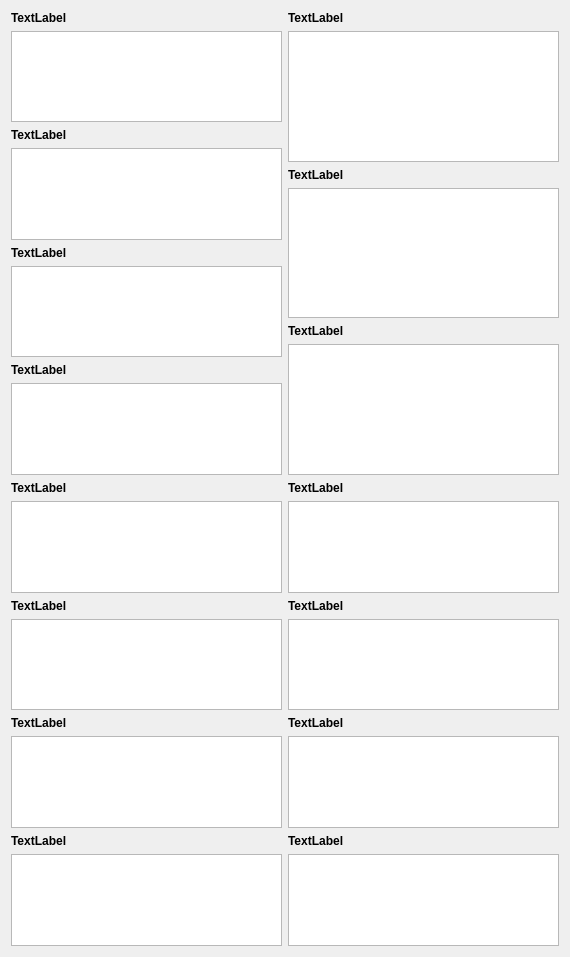
<?xml version="1.0" encoding="UTF-8"?>
<ui version="4.0">
 <class>BaseWidgets::Internal::BaseFormWidget</class>
 <widget class="QWidget" name="BaseWidgets::Internal::BaseFormWidget">
  <property name="geometry">
   <rect>
    <x>0</x>
    <y>0</y>
    <width>570</width>
    <height>957</height>
   </rect>
  </property>
  <property name="windowTitle">
   <string/>
  </property>
  <layout class="QGridLayout" name="gridLayout">
   <item row="0" column="0">
    <layout class="QVBoxLayout" name="verticalLayout">
     <item>
      <widget class="QLabel" name="hematoLabel">
       <property name="font">
        <font>
         <weight>75</weight>
         <bold>true</bold>
        </font>
       </property>
       <property name="text">
        <string>TextLabel</string>
       </property>
      </widget>
     </item>
     <item>
      <widget class="QListView" name="hemato_exo">
       <property name="alternatingRowColors">
        <bool>true</bool>
       </property>
       <property name="verticalScrollMode">
        <enum>QAbstractItemView::ScrollPerPixel</enum>
       </property>
       <property name="horizontalScrollMode">
        <enum>QAbstractItemView::ScrollPerPixel</enum>
       </property>
      </widget>
     </item>
     <item>
      <widget class="QLabel" name="electroLabel">
       <property name="font">
        <font>
         <weight>75</weight>
         <bold>true</bold>
        </font>
       </property>
       <property name="text">
        <string>TextLabel</string>
       </property>
      </widget>
     </item>
     <item>
      <widget class="QListView" name="electrolytes_exo">
       <property name="alternatingRowColors">
        <bool>true</bool>
       </property>
       <property name="verticalScrollMode">
        <enum>QAbstractItemView::ScrollPerPixel</enum>
       </property>
       <property name="horizontalScrollMode">
        <enum>QAbstractItemView::ScrollPerPixel</enum>
       </property>
      </widget>
     </item>
     <item>
      <widget class="QLabel" name="protLabel">
       <property name="font">
        <font>
         <weight>75</weight>
         <bold>true</bold>
        </font>
       </property>
       <property name="text">
        <string>TextLabel</string>
       </property>
      </widget>
     </item>
     <item>
      <widget class="QListView" name="prots_exo">
       <property name="alternatingRowColors">
        <bool>true</bool>
       </property>
       <property name="verticalScrollMode">
        <enum>QAbstractItemView::ScrollPerPixel</enum>
       </property>
       <property name="horizontalScrollMode">
        <enum>QAbstractItemView::ScrollPerPixel</enum>
       </property>
      </widget>
     </item>
     <item>
      <widget class="QLabel" name="metabLabel">
       <property name="font">
        <font>
         <weight>75</weight>
         <bold>true</bold>
        </font>
       </property>
       <property name="text">
        <string>TextLabel</string>
       </property>
      </widget>
     </item>
     <item>
      <widget class="QListView" name="metabolic_exo">
       <property name="alternatingRowColors">
        <bool>true</bool>
       </property>
       <property name="verticalScrollMode">
        <enum>QAbstractItemView::ScrollPerPixel</enum>
       </property>
       <property name="horizontalScrollMode">
        <enum>QAbstractItemView::ScrollPerPixel</enum>
       </property>
      </widget>
     </item>
     <item>
      <spacer name="verticalSpacer_2">
       <property name="orientation">
        <enum>Qt::Vertical</enum>
       </property>
       <property name="sizeHint" stdset="0">
        <size>
         <width>20</width>
         <height>40</height>
        </size>
       </property>
      </spacer>
     </item>
    </layout>
   </item>
   <item row="0" column="1">
    <layout class="QVBoxLayout" name="verticalLayout_2">
     <item>
      <widget class="QLabel" name="coagLabel">
       <property name="font">
        <font>
         <weight>75</weight>
         <bold>true</bold>
        </font>
       </property>
       <property name="text">
        <string>TextLabel</string>
       </property>
      </widget>
     </item>
     <item>
      <widget class="QListView" name="coag_exo">
       <property name="verticalScrollBarPolicy">
        <enum>Qt::ScrollBarAlwaysOff</enum>
       </property>
       <property name="alternatingRowColors">
        <bool>true</bool>
       </property>
       <property name="verticalScrollMode">
        <enum>QAbstractItemView::ScrollPerPixel</enum>
       </property>
       <property name="horizontalScrollMode">
        <enum>QAbstractItemView::ScrollPerPixel</enum>
       </property>
      </widget>
     </item>
     <item>
      <widget class="QLabel" name="kidneyLabel">
       <property name="font">
        <font>
         <weight>75</weight>
         <bold>true</bold>
        </font>
       </property>
       <property name="text">
        <string>TextLabel</string>
       </property>
      </widget>
     </item>
     <item>
      <widget class="QListView" name="kidney_exo">
       <property name="alternatingRowColors">
        <bool>true</bool>
       </property>
       <property name="verticalScrollMode">
        <enum>QAbstractItemView::ScrollPerPixel</enum>
       </property>
       <property name="horizontalScrollMode">
        <enum>QAbstractItemView::ScrollPerPixel</enum>
       </property>
      </widget>
     </item>
     <item>
      <widget class="QLabel" name="liverLabel">
       <property name="font">
        <font>
         <weight>75</weight>
         <bold>true</bold>
        </font>
       </property>
       <property name="text">
        <string>TextLabel</string>
       </property>
      </widget>
     </item>
     <item>
      <widget class="QListView" name="liver_exo">
       <property name="alternatingRowColors">
        <bool>true</bool>
       </property>
       <property name="verticalScrollMode">
        <enum>QAbstractItemView::ScrollPerPixel</enum>
       </property>
       <property name="horizontalScrollMode">
        <enum>QAbstractItemView::ScrollPerPixel</enum>
       </property>
      </widget>
     </item>
     <item>
      <spacer name="verticalSpacer">
       <property name="orientation">
        <enum>Qt::Vertical</enum>
       </property>
       <property name="sizeHint" stdset="0">
        <size>
         <width>20</width>
         <height>40</height>
        </size>
       </property>
      </spacer>
     </item>
    </layout>
   </item>
   <item row="1" column="0">
    <layout class="QVBoxLayout" name="verticalLayout_3">
     <item>
      <widget class="QLabel" name="tumorLabel">
       <property name="font">
        <font>
         <weight>75</weight>
         <bold>true</bold>
        </font>
       </property>
       <property name="text">
        <string>TextLabel</string>
       </property>
      </widget>
     </item>
     <item>
      <widget class="QListView" name="tumor_exo">
       <property name="alternatingRowColors">
        <bool>true</bool>
       </property>
       <property name="verticalScrollMode">
        <enum>QAbstractItemView::ScrollPerPixel</enum>
       </property>
       <property name="horizontalScrollMode">
        <enum>QAbstractItemView::ScrollPerPixel</enum>
       </property>
      </widget>
     </item>
     <item>
      <widget class="QLabel" name="ironLabel">
       <property name="font">
        <font>
         <weight>75</weight>
         <bold>true</bold>
        </font>
       </property>
       <property name="text">
        <string>TextLabel</string>
       </property>
      </widget>
     </item>
     <item>
      <widget class="QListView" name="iron_exo">
       <property name="alternatingRowColors">
        <bool>true</bool>
       </property>
       <property name="verticalScrollMode">
        <enum>QAbstractItemView::ScrollPerPixel</enum>
       </property>
       <property name="horizontalScrollMode">
        <enum>QAbstractItemView::ScrollPerPixel</enum>
       </property>
      </widget>
     </item>
     <item>
      <widget class="QLabel" name="thyroidLabel">
       <property name="font">
        <font>
         <weight>75</weight>
         <bold>true</bold>
        </font>
       </property>
       <property name="text">
        <string>TextLabel</string>
       </property>
      </widget>
     </item>
     <item>
      <widget class="QListView" name="thyroid_exo">
       <property name="alternatingRowColors">
        <bool>true</bool>
       </property>
       <property name="verticalScrollMode">
        <enum>QAbstractItemView::ScrollPerPixel</enum>
       </property>
       <property name="horizontalScrollMode">
        <enum>QAbstractItemView::ScrollPerPixel</enum>
       </property>
      </widget>
     </item>
     <item>
      <widget class="QLabel" name="serologiesLabel">
       <property name="font">
        <font>
         <weight>75</weight>
         <bold>true</bold>
        </font>
       </property>
       <property name="text">
        <string>TextLabel</string>
       </property>
      </widget>
     </item>
     <item>
      <widget class="QListView" name="serologies_exo">
       <property name="alternatingRowColors">
        <bool>true</bool>
       </property>
       <property name="verticalScrollMode">
        <enum>QAbstractItemView::ScrollPerPixel</enum>
       </property>
       <property name="horizontalScrollMode">
        <enum>QAbstractItemView::ScrollPerPixel</enum>
       </property>
      </widget>
     </item>
     <item>
      <spacer name="verticalSpacer_3">
       <property name="orientation">
        <enum>Qt::Vertical</enum>
       </property>
       <property name="sizeHint" stdset="0">
        <size>
         <width>20</width>
         <height>40</height>
        </size>
       </property>
      </spacer>
     </item>
    </layout>
   </item>
   <item row="1" column="1">
    <layout class="QVBoxLayout" name="verticalLayout_4">
     <item>
      <widget class="QLabel" name="prostateLabel">
       <property name="font">
        <font>
         <weight>75</weight>
         <bold>true</bold>
        </font>
       </property>
       <property name="text">
        <string>TextLabel</string>
       </property>
      </widget>
     </item>
     <item>
      <widget class="QListView" name="prostate_exo">
       <property name="verticalScrollBarPolicy">
        <enum>Qt::ScrollBarAlwaysOff</enum>
       </property>
       <property name="alternatingRowColors">
        <bool>true</bool>
       </property>
       <property name="verticalScrollMode">
        <enum>QAbstractItemView::ScrollPerPixel</enum>
       </property>
       <property name="horizontalScrollMode">
        <enum>QAbstractItemView::ScrollPerPixel</enum>
       </property>
      </widget>
     </item>
     <item>
      <widget class="QLabel" name="vitaminsLabel">
       <property name="font">
        <font>
         <weight>75</weight>
         <bold>true</bold>
        </font>
       </property>
       <property name="text">
        <string>TextLabel</string>
       </property>
      </widget>
     </item>
     <item>
      <widget class="QListView" name="vitamins_exo">
       <property name="alternatingRowColors">
        <bool>true</bool>
       </property>
       <property name="verticalScrollMode">
        <enum>QAbstractItemView::ScrollPerPixel</enum>
       </property>
       <property name="horizontalScrollMode">
        <enum>QAbstractItemView::ScrollPerPixel</enum>
       </property>
      </widget>
     </item>
     <item>
      <widget class="QLabel" name="biermerLabel">
       <property name="font">
        <font>
         <weight>75</weight>
         <bold>true</bold>
        </font>
       </property>
       <property name="text">
        <string>TextLabel</string>
       </property>
      </widget>
     </item>
     <item>
      <widget class="QListView" name="biermer_exo">
       <property name="alternatingRowColors">
        <bool>true</bool>
       </property>
       <property name="verticalScrollMode">
        <enum>QAbstractItemView::ScrollPerPixel</enum>
       </property>
       <property name="horizontalScrollMode">
        <enum>QAbstractItemView::ScrollPerPixel</enum>
       </property>
      </widget>
     </item>
     <item>
      <widget class="QLabel" name="prLabel">
       <property name="font">
        <font>
         <weight>75</weight>
         <bold>true</bold>
        </font>
       </property>
       <property name="text">
        <string>TextLabel</string>
       </property>
      </widget>
     </item>
     <item>
      <widget class="QListView" name="pr_exo">
       <property name="alternatingRowColors">
        <bool>true</bool>
       </property>
       <property name="verticalScrollMode">
        <enum>QAbstractItemView::ScrollPerPixel</enum>
       </property>
       <property name="horizontalScrollMode">
        <enum>QAbstractItemView::ScrollPerPixel</enum>
       </property>
      </widget>
     </item>
     <item>
      <spacer name="verticalSpacer_4">
       <property name="orientation">
        <enum>Qt::Vertical</enum>
       </property>
       <property name="sizeHint" stdset="0">
        <size>
         <width>20</width>
         <height>40</height>
        </size>
       </property>
      </spacer>
     </item>
    </layout>
   </item>
  </layout>
 </widget>
 <resources/>
 <connections/>
</ui>
